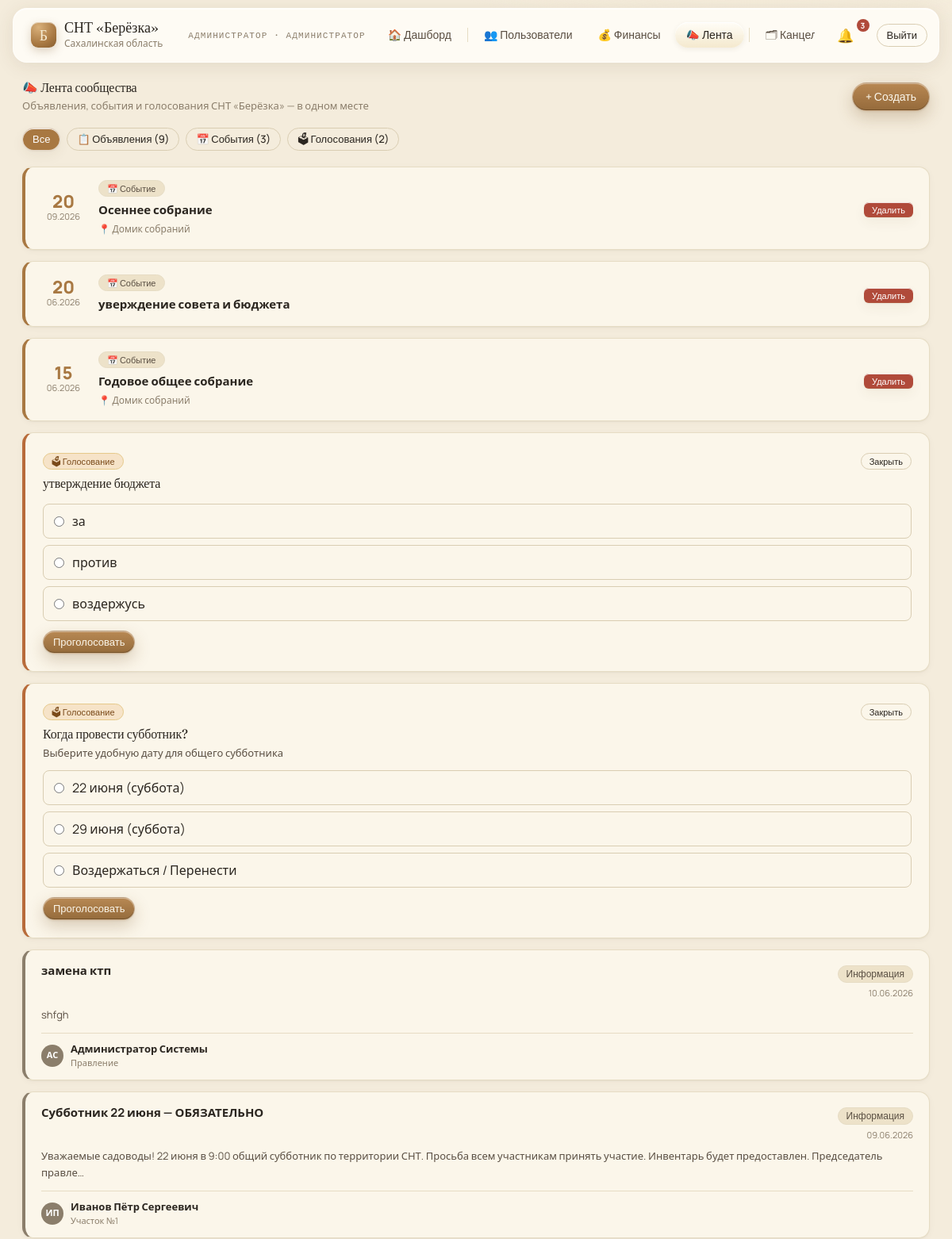
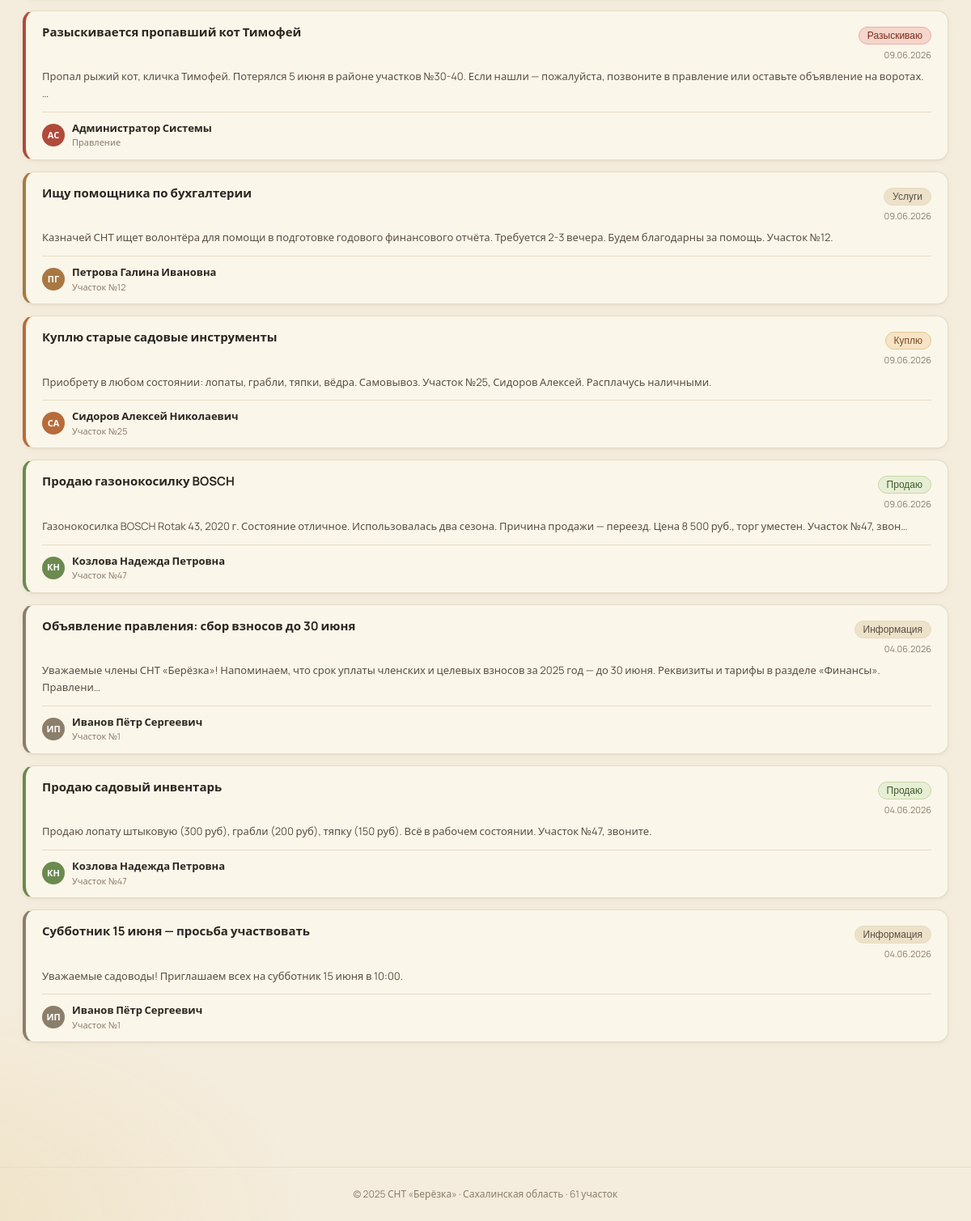
Page /feed (signed in) on the committed database (2 pictures, top to bottom).
### tables this page shows
CREATE TABLE `meetings` (
  `id` int(11) NOT NULL AUTO_INCREMENT,
  `meeting_date` date NOT NULL,
  `topic` varchar(300) NOT NULL,
  `location` varchar(200) NOT NULL DEFAULT 'Домик собраний',
  `description` text DEFAULT NULL,
  `created_by` int(11) DEFAULT NULL,
  `created_at` datetime NOT NULL DEFAULT current_timestamp(),
  `archived` tinyint(1) NOT NULL DEFAULT 0,
  PRIMARY KEY (`id`)
);

CREATE TABLE `votes` (
  `id` int(11) NOT NULL AUTO_INCREMENT,
  `title` varchar(255) NOT NULL,
  `description` text DEFAULT NULL,
  `status` enum('draft','active','closed') DEFAULT 'draft',
  `created_by` int(11) NOT NULL,
  `created_at` timestamp NOT NULL DEFAULT current_timestamp(),
  `started_at` timestamp NULL DEFAULT NULL,
  `ended_at` timestamp NULL DEFAULT NULL,
  `results_visible` tinyint(1) DEFAULT 0 COMMENT 'Видны ли результаты',
  PRIMARY KEY (`id`),
  KEY `created_by` (`created_by`),
  KEY `idx_status` (`status`),
  KEY `idx_created` (`created_at`),
  CONSTRAINT `votes_ibfk_1` FOREIGN KEY (`created_by`) REFERENCES `users` (`id`)
);

CREATE TABLE `votes_options` (
  `id` int(11) NOT NULL AUTO_INCREMENT,
  `vote_id` int(11) NOT NULL,
  `option_text` varchar(255) NOT NULL,
  `vote_count` int(11) DEFAULT 0,
  PRIMARY KEY (`id`),
  KEY `idx_vote` (`vote_id`),
  CONSTRAINT `votes_options_ibfk_1` FOREIGN KEY (`vote_id`) REFERENCES `votes` (`id`) ON DELETE CASCADE
);

CREATE TABLE `announcements` (
  `id` int(11) NOT NULL AUTO_INCREMENT,
  `title` varchar(255) NOT NULL,
  `content` text NOT NULL,
  `author_id` int(11) NOT NULL,
  `category` enum('sale','buy','service','info','wanted') NOT NULL DEFAULT 'info',
  `is_pinned` tinyint(1) DEFAULT 0 COMMENT 'Закреплённое объявление',
  `status` enum('draft','published','archived') DEFAULT 'published',
  `views_count` int(11) DEFAULT 0,
  `created_at` timestamp NOT NULL DEFAULT current_timestamp(),
  `updated_at` timestamp NOT NULL DEFAULT current_timestamp() ON UPDATE current_timestamp(),
  PRIMARY KEY (`id`),
  KEY `author_id` (`author_id`),
  KEY `idx_category` (`category`),
  KEY `idx_status` (`status`),
  KEY `idx_created` (`created_at`),
  FULLTEXT KEY `idx_search` (`title`,`content`),
  CONSTRAINT `announcements_ibfk_1` FOREIGN KEY (`author_id`) REFERENCES `users` (`id`)
);

CREATE TABLE `users` (
  `id` int(11) NOT NULL AUTO_INCREMENT,
  `email` varchar(120) NOT NULL,
  `password_hash` varchar(255) NOT NULL COMMENT 'bcrypt хеш пароля',
  `full_name` varchar(150) NOT NULL,
  `phone` varchar(20) DEFAULT NULL,
  `address` varchar(255) DEFAULT NULL COMMENT 'Адрес участка в СНТ',
  `role_id` int(11) NOT NULL DEFAULT 5 COMMENT 'ID роли (по умолчанию член)',
  `status` enum('active','inactive','pending') DEFAULT 'pending' COMMENT 'статус в системе',
  `avatar_url` varchar(255) DEFAULT NULL,
  `created_at` timestamp NOT NULL DEFAULT current_timestamp(),
  `updated_at` timestamp NOT NULL DEFAULT current_timestamp() ON UPDATE current_timestamp(),
  `last_login` timestamp NULL DEFAULT NULL,
  PRIMARY KEY (`id`),
  UNIQUE KEY `email` (`email`),
  KEY `idx_email` (`email`),
  KEY `idx_role` (`role_id`),
  KEY `idx_status` (`status`),
  CONSTRAINT `users_ibfk_1` FOREIGN KEY (`role_id`) REFERENCES `roles` (`id`)
);

### utils.php (called while the page is built, shortened)
<?php
function renderTemplate(string $page, array $data = []): void
{
    include BASE_PATH . '/templates/layout.html.php';
}
function e(string $str): string
{
    return htmlspecialchars($str, ENT_QUOTES, 'UTF-8');
}
function getCurrentUser(): ?array
{
    return $_SESSION['user'] ?? null;
}
function userRole(): int
{
    $user = getCurrentUser();
    return $user !== null ? (int)$user['role_id'] : 0;
}
function canMeetings(): bool
{
    return in_array(userRole(), [1, 2, 4], true);
}
function plotFromAddress(string $address): int
{
    if (preg_match('/[Уу]часток[\s\xA0]*[№#]?\s*(\d+)/u', $address, $m)) {
        return (int)$m[1];
    }
    return preg_match('/(\d+)/', $address, $m) ? (int)$m[1] : 0;
}

### src/controllers/FeedController.php (called while the page is built, shortened)
<?php
class FeedController
{
    public static function feed(): void {
        $announcements = Announcement::all(1, 30);
        $events        = Meeting::all();
        $votes         = Vote::active();
        $canManage = canMeetings();
        renderTemplate('member/feed', compact(
            'user', 'userId', 'announcements', 'events', 'votes', 'userVotes', 'canManage', 'tab'
        ) + ['flash' => getFlash()]);
    }
}

### public/index.php (called while the page is built, shortened)
<?php
require_once BASE_PATH . '/router.php';

### src/models/Announcement.php (called while the page is built, shortened)
<?php
class Announcement {
    public static function all(int $page = 1, int $perPage = 20): array {
        $db = DatabaseConnection::get();
        $offset = ($page - 1) * $perPage;
        $stmt = $db->prepare(
            "SELECT a.*, u.full_name AS author_name, u.address AS author_address
               FROM announcements a
               JOIN users u ON a.author_id = u.id
              WHERE a.status = 'published'
           ORDER BY a.is_pinned DESC, a.created_at DESC
              LIMIT ? OFFSET ?"
        );
        $stmt->bind_param('ii', $perPage, $offset);
        $stmt->execute();
        $result = $stmt->get_result();
        $rows = [];
        while ($row = $result->fetch_assoc()) $rows[] = $row;
        return $rows;
    }
}

### src/models/Meeting.php (called while the page is built, shortened)
<?php
class Meeting {
    public static function all(): array {
        $db = DatabaseConnection::get();
        $result = $db->query("SELECT * FROM meetings ORDER BY meeting_date DESC");
        $rows = [];
        while ($row = $result->fetch_assoc()) $rows[] = $row;
        return $rows;
    }
}

### src/models/Vote.php (called while the page is built, shortened)
<?php
class Vote {
    public static function active(): array {
        $db = DatabaseConnection::get();
        $result = $db->query("SELECT v.*, (SELECT COUNT(*) FROM votes_participants vp WHERE vp.vote_id = v.id) AS total_votes FROM votes v WHERE v.status = 'active' ORDER BY v.created_at DESC");
        $votes = [];
        while ($row = $result->fetch_assoc()) {
            $voteId = (int)$row['id'];
            $stmt = $db->prepare("SELECT * FROM votes_options WHERE vote_id = ?");
            $stmt->bind_param('i', $voteId);
            $stmt->execute();
            $opts = $stmt->get_result();
            $row['options'] = [];
            while ($opt = $opts->fetch_assoc()) $row['options'][] = $opt;
            $votes[] = $row;
        }
        return $votes;
    }
}

### templates/pages/member/feed.html.php (the view, shortened to what this page needs)
<?php
$userVotes = $userVotes ?? [];
$canManage = $canManage ?? false;
$catMap = [
    'sale'    => ['label' => 'Продаю',     'pill' => 'good', 'color' => 'var(--good)'],
    'buy'     => ['label' => 'Куплю',       'pill' => 'warn', 'color' => 'var(--warn)'],
    'wanted'  => ['label' => 'Разыскиваю',  'pill' => 'bad',  'color' => 'var(--bad)'],
    'service' => ['label' => 'Услуги',      'pill' => '',     'color' => 'var(--accent)'],
    'info'    => ['label' => 'Информация',  'pill' => '',     'color' => 'var(--ink-mute)'],
];
$initials = function (string $name): string {
    $p = preg_split('/\s+/', trim($name));
    $o = mb_strtoupper(mb_substr($p[0] ?? 'У', 0, 1));
    if (!empty($p[1])) $o .= mb_strtoupper(mb_substr($p[1], 0, 1));
    return $o;
};
$cntA = count($announcements ?? []);
$cntE = count($events ?? []);
$cntV = count($votes ?? []);
?>
<div class="fade-up">
  <div style="display:flex;justify-content:space-between;align-items:center;flex-wrap:wrap;gap:12px;margin-bottom:18px">
    <div>
      <h2 style="margin:0">📣 Лента сообщества</h2>
      <p style="margin:4px 0 0;font-size:13px;color:var(--ink-mute)">Объявления, события и голосования СНТ «Берёзка» — в одном месте</p>
    </div>
    <button class="btn primary" onclick="toggleFeedForm(this)">+ Создать</button>
  </div>
  <div style="display:flex;gap:8px;flex-wrap:wrap;margin-bottom:20px" id="feed-chips">
    <button type="button" class="btn sm chip" data-filter="all"           onclick="filterFeed('all')">Все</button>
    <button type="button" class="btn sm chip ghost" data-filter="announcements" onclick="filterFeed('announcements')">📋 Объявления <?= $cntA ? "($cntA)" : '' ?></button>
    <button type="button" class="btn sm chip ghost" data-filter="events"  onclick="filterFeed('events')">📅 События <?= $cntE ? "($cntE)" : '' ?></button>
    <button type="button" class="btn sm chip ghost" data-filter="votes"   onclick="filterFeed('votes')">🗳 Голосования <?= $cntV ? "($cntV)" : '' ?></button>
  </div>
  <section class="feed-section" data-section="events" <?= $cntE === 0 ? 'style=display:none' : '' ?>>
    <?php foreach (($events ?? []) as $ev):
      $isPast = !empty($ev['meeting_date']) && strtotime($ev['meeting_date']) < strtotime(date('Y-m-d'));
    ?>
      <div class="card" style="overflow:hidden;border-left:4px solid var(--accent);margin-bottom:14px;<?= $isPast ? 'opacity:.6' : '' ?>">
        <div style="padding:16px 20px;display:flex;gap:16px;align-items:center;flex-wrap:wrap">
          <div style="text-align:center;flex-shrink:0;min-width:56px">
            <div style="font-size:22px;font-weight:800;color:var(--accent);line-height:1"><?= !empty($ev['meeting_date']) ? date('d', strtotime($ev['meeting_date'])) : '—' ?></div>
            <div style="font-size:11px;color:var(--ink-mute);text-transform:uppercase"><?= !empty($ev['meeting_date']) ? date('m.Y', strtotime($ev['meeting_date'])) : '' ?></div>
          </div>
          <div style="flex:1;min-width:0">
            <div style="display:flex;align-items:center;gap:8px;flex-wrap:wrap">
              <span class="pill" style="font-size:11px">📅 Событие</span>
            </div>
            <div style="font-weight:700;font-size:15px;color:var(--ink);margin-top:6px"><?= e($ev['topic'] ?? '') ?></div>
            <?php if (!empty($ev['location'])): ?>
              <div style="font-size:12px;color:var(--ink-mute);margin-top:3px">📍 <?= e($ev['location']) ?></div>
            <?php endif ?>
          </div>
          <?php if ($canManage): ?>
            <form method="POST" action="/feed" style="margin:0" onsubmit="return confirm('Удалить событие?')">
              <button type="submit" class="btn sm" style="background:var(--bad);color:#fff;border:none;font-size:11px;padding:4px 10px;border-radius:6px">Удалить</button>
            </form>
          <?php endif ?>
        </div>
      </div>
    <?php endforeach ?>
  </section>
  <section class="feed-section" data-section="votes" <?= $cntV === 0 ? 'style=display:none' : '' ?>>
    <?php foreach (($votes ?? []) as $vote):
      $voteId   = (int)($vote['id'] ?? 0);
      $hasVoted = isset($userVotes[$voteId]);
      $options  = $vote['options'] ?? [];
      $total    = array_sum(array_column($options, 'vote_count'));
    ?>
      <div class="card" style="padding:22px;border-left:4px solid var(--warn);margin-bottom:14px">
        <div style="display:flex;justify-content:space-between;align-items:flex-start;gap:12px;margin-bottom:10px">
          <div style="flex:1;min-width:0">
            <span class="pill warn" style="font-size:11px">🗳 Голосование</span>
            <h3 style="margin:8px 0 4px;font-size:16px"><?= e($vote['title']) ?></h3>
            <?php if (!empty($vote['description'])): ?>
              <p style="color:var(--ink-soft);margin:0;line-height:1.55;font-size:13px"><?= nl2br(e($vote['description'])) ?></p>
            <?php endif ?>
          </div>
          <?php if ($canManage): ?>
            <form method="POST" action="/feed" style="margin:0" onsubmit="return confirm('Закрыть голосование?')">
              <button type="submit" class="btn sm ghost" style="font-size:11px;padding:4px 10px">Закрыть</button>
            </form>
          <?php endif ?>
        </div>
        <?php if ($hasVoted): ?>
          <div style="font-size:12px;color:var(--ink-soft);margin-bottom:10px;font-weight:500">Вы проголосовали. Результаты:</div>
          <?php foreach ($options as $opt):
            $c = (int)($opt['vote_count'] ?? 0);
            $pct = $total > 0 ? round($c / $total * 100) : 0;
          ?>
            <div style="margin-bottom:10px">
              <div style="display:flex;justify-content:space-between;margin-bottom:4px;font-size:13px">
                <span><?= e($opt['option_text']) ?></span>
                <span class="mono" style="color:var(--ink-soft)"><?= $c ?> (<?= $pct ?>%)</span>
              </div>
              <div style="height:7px;background:var(--bg-warm);border-radius:4px;overflow:hidden">
                <div style="height:100%;width:<?= $pct ?>%;background:var(--accent);border-radius:4px;transition:width .4s"></div>
              </div>
            </div>
          <?php endforeach ?>
          <div style="font-size:11px;color:var(--ink-mute);margin-top:6px">Всего голосов: <?= $total ?></div>
        <?php else: ?>
          <form method="POST" action="/feed">
            <div style="display:flex;flex-direction:column;gap:8px;margin:12px 0">
              <?php foreach ($options as $opt): ?>
                <label style="display:flex;align-items:center;gap:10px;cursor:pointer;padding:9px 13px;border-radius:8px;border:1px solid var(--line)"
                       onmouseover="this.style.background='var(--bg-warm)'" onmouseout="this.style.background=''">
                  <input type="radio" name="option_id" value="<?= (int)$opt['id'] ?>" required>
                  <span><?= e($opt['option_text']) ?></span>
                </label>
              <?php endforeach ?>
            </div>
            <button type="submit" class="btn primary sm">Проголосовать</button>
          </form>
        <?php endif ?>
      </div>
    <?php endforeach ?>
  </section>
  <section class="feed-section" data-section="announcements" <?= $cntA === 0 ? 'style=display:none' : '' ?>>
    <?php foreach (($announcements ?? []) as $ann):
      $cat  = $ann['category'] ?? 'info';
      $cm   = $catMap[$cat] ?? $catMap['info'];
      $plot = plotFromAddress($ann['author_address'] ?? '');
      $ini  = $initials($ann['author_name'] ?? 'Участник');
      $prev = $ann['content'] ?? '';
      if (mb_strlen($prev) > 160) $prev = mb_substr($prev, 0, 160) . '…';
      $dateStr = !empty($ann['created_at']) ? date('d.m.Y', strtotime($ann['created_at'])) : '';
    ?>
      <div class="card" style="overflow:hidden;border-left:4px solid <?= $cm['color'] ?>;margin-bottom:14px">
        <div style="padding:16px 20px 12px">
          <div style="display:flex;justify-content:space-between;align-items:flex-start;gap:16px;margin-bottom:8px">
            <div style="flex:1;min-width:0">
              <div style="font-weight:700;font-size:15px;color:var(--ink);overflow-wrap:break-word;line-height:1.35"><?= e($ann['title']) ?></div>
            </div>
            <div style="flex-shrink:0;text-align:right">
              <span class="pill <?= $cm['pill'] ?>" style="font-size:12px"><?= $cm['label'] ?></span>
              <div style="font-size:11px;color:var(--ink-mute);margin-top:5px;white-space:nowrap"><?= $dateStr ?></div>
            </div>
          </div>
          <div style="color:var(--ink-soft);font-size:13px;line-height:1.6;margin-bottom:12px"><?= nl2br(e($prev)) ?></div>
          <div style="display:flex;align-items:center;justify-content:space-between;gap:12px;padding-top:10px;border-top:1px solid var(--line-soft)">
            <div style="display:flex;align-items:center;gap:9px;min-width:0">
              <div style="width:28px;height:28px;border-radius:50%;background:<?= $cm['color'] ?>;display:flex;align-items:center;justify-content:center;flex-shrink:0;font-weight:700;font-size:11px;color:#fff"><?= e($ini) ?></div>
              <div style="min-width:0">
                <div style="font-size:13px;font-weight:600;color:var(--ink);white-space:nowrap;overflow:hidden;text-overflow:ellipsis"><?= e($ann['author_name'] ?? 'Участник') ?></div>
                <div style="font-size:11px;color:var(--ink-mute)"><?= $plot ? 'Участок №' . e($plot) : 'Правление' ?></div>
              </div>
            </div>
          </div>
        </div>
      </div>
    <?php endforeach ?>
  </section>
</div>

### rows in the picture
meetings: meeting_date "20", meeting_date "09.2026", topic "Осеннее собрание", location "Домик собраний"
meetings: meeting_date "20", meeting_date "06.2026", topic "уверждение совета и бюджета"
meetings: meeting_date "15", meeting_date "06.2026", topic "Годовое общее собрание", location "Домик собраний"
votes: title "утверждение бюджета"
votes_options: option_text "за"
votes_options: option_text "против"
votes_options: option_text "воздержусь"
votes: title "Когда провести субботник?", description "Выберите удобную дату для общего субботника"
votes_options: option_text "22 июня (суббота)"
votes_options: option_text "29 июня (суббота)"
votes_options: option_text "Воздержаться / Перенести"
announcements: title "замена ктп", category "Информация", created_at "10.06.2026", content "shfgh", author.full_name "АС", author.full_name "Администратор Системы", shows "Правление"
announcements: title "Субботник 22 июня — ОБЯЗАТЕЛЬНО", category "Информация", created_at "09.06.2026", content "Уважаемые садоводы! 22 июня в 9:00 общий субботник по территории СНТ. Просьба всем участникам принять участие. Инвентарь будет предоставлен. Председатель правле…", author.full_name "ИП", author.full_name "Иванов Пётр Сергеевич", author.address "1"
announcements: title "Разыскивается пропавший кот Тимофей", category "Разыскиваю", created_at "09.06.2026", content "Пропал рыжий кот, кличка Тимофей. Потерялся 5 июня в районе участков №30-40. Если нашли — пожалуйста, позвоните в правление или оставьте объявление на воротах. …", author.full_name "АС", author.full_name "Администратор Системы", shows "Правление"
announcements: title "Ищу помощника по бухгалтерии", category "Услуги", created_at "09.06.2026", content "Казначей СНТ ищет волонтёра для помощи в подготовке годового финансового отчёта. Требуется 2-3 вечера. Будем благодарны за помощь. Участок №12.", author.full_name "ПГ", author.full_name "Петрова Галина Ивановна", author.address "12"
announcements: title "Куплю старые садовые инструменты", category "Куплю", created_at "09.06.2026", content "Приобрету в любом состоянии: лопаты, грабли, тяпки, вёдра. Самовывоз. Участок №25, Сидоров Алексей. Расплачусь наличными.", author.full_name "СА", author.full_name "Сидоров Алексей Николаевич", author.address "25"
announcements: title "Продаю газонокосилку BOSCH", category "Продаю", created_at "09.06.2026", content "Газонокосилка BOSCH Rotak 43, 2020 г. Состояние отличное. Использовалась два сезона. Причина продажи — переезд. Цена 8 500 руб., торг уместен. Участок №47, звон…", author.full_name "КН", author.full_name "Козлова Надежда Петровна", author.address "47"
announcements: title "Объявление правления: сбор взносов до 30 июня", category "Информация", created_at "04.06.2026", content "Уважаемые члены СНТ «Берёзка»! Напоминаем, что срок уплаты членских и целевых взносов за 2025 год — до 30 июня. Реквизиты и тарифы в разделе «Финансы». Правлени…", author.full_name "ИП", author.full_name "Иванов Пётр Сергеевич", author.address "1"
announcements: title "Продаю садовый инвентарь", category "Продаю", created_at "04.06.2026", content "Продаю лопату штыковую (300 руб), грабли (200 руб), тяпку (150 руб). Всё в рабочем состоянии. Участок №47, звоните.", author.full_name "КН", author.full_name "Козлова Надежда Петровна", author.address "47"
announcements: title "Субботник 15 июня — просьба участвовать", category "Информация", created_at "04.06.2026", content "Уважаемые садоводы! Приглашаем всех на субботник 15 июня в 10:00.", author.full_name "ИП", author.full_name "Иванов Пётр Сергеевич", author.address "1"

### other values in the picture
$_SESSION['user']['full_name'] "АДМИНИСТРАТОР"
$roleLabel "АДМИНИСТРАТОР"
$unread "3"
$cntA "9"
$cntE "3"
$cntV "2"
